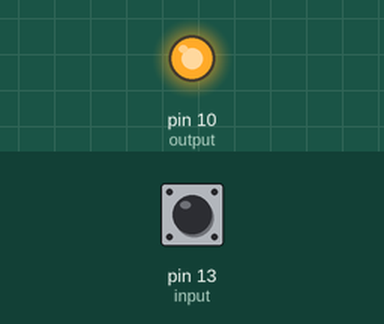
A sketch run on a simulated Arduino Uno, built with avr-gcc and run on an emulated ATmega328P. Shown: output pins drawn as LEDs (lit = HIGH). Dashed ring = blinking. The test bench sets the inputs (shaded band); at power-on: pin 13 (input) LOW. What the sketch prints to the serial monitor is not drawn.

Above: at 1.2 s.
1.3 s: pin 13 (input) driven HIGH
At 2.3 s:
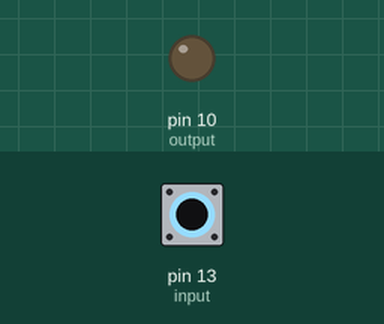
2.8 s: pin 13 (input) driven LOW
At 3.5 s:
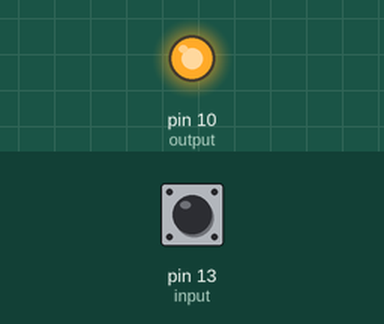
5.8 s: pin 13 (input) pulsed HIGH 5 times (0.12 s each, 0.3 s apart)
At 6.01 s:
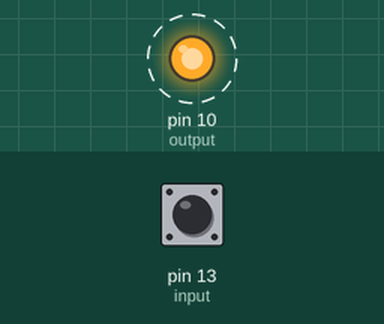
Timing chart, 0 to 8.8 s (numbered marks = the images above; inputs shaded):
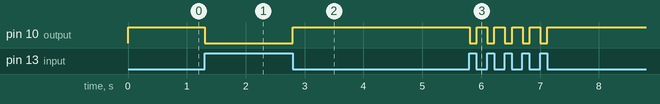

The sketch:

sensorInfrarrojo_modul.ino
```cpp
int input = 13;
int output = 10;

void setup() {
  // put your setup code here, to run once:
pinMode(input, INPUT);
pinMode(output, OUTPUT);
Serial.begin(9600);
}

void loop() {
  // put your main code here, to run repeatedly:
  int lectura = digitalRead(input);
  if(digitalRead(input)==HIGH)
  {
    digitalWrite(output,LOW);
    Serial.println("UP");

  }
  else{
     digitalWrite(output,HIGH);
    Serial.println("DOWN");
  }
}
```

Measured:
- after the input at 1.3 s, pin 10 (output): HIGH → LOW at once
- after the input at 2.8 s, pin 10 (output): LOW → HIGH at once
- after the input at 5.8 s, pin 10 (output): alternates HIGH for 0.18 s and LOW for 0.12 s, 10 changes in all, then stays HIGH, starting at once
